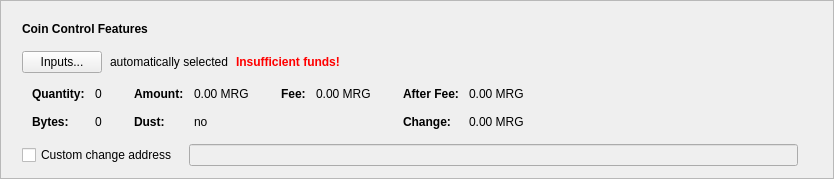
      <widget class="QFrame" name="frameCoinControl">
       <property name="sizePolicy">
        <sizepolicy hsizetype="Expanding" vsizetype="Fixed">
         <horstretch>0</horstretch>
         <verstretch>0</verstretch>
        </sizepolicy>
       </property>
       <property name="frameShape">
        <enum>QFrame::StyledPanel</enum>
       </property>
       <property name="frameShadow">
        <enum>QFrame::Raised</enum>
       </property>
       <layout class="QVBoxLayout" name="verticalLayout_2">
        <item>
         <layout class="QVBoxLayout" name="verticalLayoutCoinControl" stretch="0,0,0,0,0">
          <property name="spacing">
           <number>0</number>
          </property>
          <property name="sizeConstraint">
           <enum>QLayout::SetDefaultConstraint</enum>
          </property>
          <property name="leftMargin">
           <number>10</number>
          </property>
          <property name="topMargin">
           <number>10</number>
          </property>
          <item>
           <layout class="QHBoxLayout" name="horizontalLayoutCoinControl1">
            <property name="bottomMargin">
             <number>15</number>
            </property>
            <item>
             <widget class="QLabel" name="labelCoinControlFeatures">
              <property name="sizePolicy">
               <sizepolicy hsizetype="Preferred" vsizetype="Maximum">
                <horstretch>0</horstretch>
                <verstretch>0</verstretch>
               </sizepolicy>
              </property>
              <property name="font">
               <font>
                <weight>75</weight>
                <bold>true</bold>
               </font>
              </property>
              <property name="styleSheet">
               <string notr="true">font-weight:bold;</string>
              </property>
              <property name="text">
               <string>Coin Control Features</string>
              </property>
             </widget>
            </item>
           </layout>
          </item>
          <item>
           <layout class="QHBoxLayout" name="horizontalLayoutCoinControl2" stretch="0,0,0,0">
            <property name="spacing">
             <number>8</number>
            </property>
            <property name="bottomMargin">
             <number>10</number>
            </property>
            <item>
             <widget class="QPushButton" name="pushButtonCoinControl">
              <property name="styleSheet">
               <string notr="true"/>
              </property>
              <property name="text">
               <string>Inputs...</string>
              </property>
              <property name="autoDefault">
               <bool>false</bool>
              </property>
             </widget>
            </item>
            <item>
             <widget class="QLabel" name="labelCoinControlAutomaticallySelected">
              <property name="text">
               <string>automatically selected</string>
              </property>
              <property name="margin">
               <number>5</number>
              </property>
             </widget>
            </item>
            <item>
             <widget class="QLabel" name="labelCoinControlInsuffFunds">
              <property name="font">
               <font>
                <weight>75</weight>
                <bold>true</bold>
               </font>
              </property>
              <property name="styleSheet">
               <string notr="true">color:red;font-weight:bold;</string>
              </property>
              <property name="text">
               <string>Insufficient funds!</string>
              </property>
              <property name="margin">
               <number>5</number>
              </property>
             </widget>
            </item>
            <item>
             <spacer name="horizontalSpacerCoinControl">
              <property name="orientation">
               <enum>Qt::Horizontal</enum>
              </property>
              <property name="sizeHint" stdset="0">
               <size>
                <width>40</width>
                <height>1</height>
               </size>
              </property>
             </spacer>
            </item>
           </layout>
          </item>
          <item>
           <widget class="QWidget" name="widgetCoinControl" native="true">
            <property name="sizePolicy">
             <sizepolicy hsizetype="Preferred" vsizetype="Preferred">
              <horstretch>0</horstretch>
              <verstretch>0</verstretch>
             </sizepolicy>
            </property>
            <property name="minimumSize">
             <size>
              <width>0</width>
              <height>0</height>
             </size>
            </property>
            <property name="styleSheet">
             <string notr="true"/>
            </property>
            <layout class="QHBoxLayout" name="horizontalLayoutCoinControl5">
             <property name="leftMargin">
              <number>0</number>
             </property>
             <property name="topMargin">
              <number>0</number>
             </property>
             <property name="rightMargin">
              <number>0</number>
             </property>
             <property name="bottomMargin">
              <number>0</number>
             </property>
             <item>
              <layout class="QHBoxLayout" name="horizontalLayoutCoinControl3" stretch="0,0,0,1">
               <property name="spacing">
                <number>20</number>
               </property>
               <property name="topMargin">
                <number>0</number>
               </property>
               <property name="bottomMargin">
                <number>10</number>
               </property>
               <item>
                <layout class="QFormLayout" name="formLayoutCoinControl1">
                 <property name="horizontalSpacing">
                  <number>10</number>
                 </property>
                 <property name="verticalSpacing">
                  <number>14</number>
                 </property>
                 <property name="leftMargin">
                  <number>10</number>
                 </property>
                 <property name="topMargin">
                  <number>4</number>
                 </property>
                 <property name="rightMargin">
                  <number>6</number>
                 </property>
                 <item row="0" column="0">
                  <widget class="QLabel" name="labelCoinControlQuantityText">
                   <property name="font">
                    <font>
                     <weight>75</weight>
                     <bold>true</bold>
                    </font>
                   </property>
                   <property name="text">
                    <string>Quantity:</string>
                   </property>
                   <property name="margin">
                    <number>0</number>
                   </property>
                  </widget>
                 </item>
                 <item row="0" column="1">
                  <widget class="QLabel" name="labelCoinControlQuantity">
                   <property name="cursor">
                    <cursorShape>IBeamCursor</cursorShape>
                   </property>
                   <property name="contextMenuPolicy">
                    <enum>Qt::ActionsContextMenu</enum>
                   </property>
                   <property name="text">
                    <string notr="true">0</string>
                   </property>
                   <property name="margin">
                    <number>0</number>
                   </property>
                   <property name="textInteractionFlags">
                    <set>Qt::LinksAccessibleByMouse|Qt::TextSelectableByKeyboard|Qt::TextSelectableByMouse</set>
                   </property>
                  </widget>
                 </item>
                 <item row="1" column="0">
                  <widget class="QLabel" name="labelCoinControlBytesText">
                   <property name="font">
                    <font>
                     <weight>75</weight>
                     <bold>true</bold>
                    </font>
                   </property>
                   <property name="text">
                    <string>Bytes:</string>
                   </property>
                  </widget>
                 </item>
                 <item row="1" column="1">
                  <widget class="QLabel" name="labelCoinControlBytes">
                   <property name="cursor">
                    <cursorShape>IBeamCursor</cursorShape>
                   </property>
                   <property name="contextMenuPolicy">
                    <enum>Qt::ActionsContextMenu</enum>
                   </property>
                   <property name="text">
                    <string notr="true">0</string>
                   </property>
                   <property name="textInteractionFlags">
                    <set>Qt::LinksAccessibleByMouse|Qt::TextSelectableByKeyboard|Qt::TextSelectableByMouse</set>
                   </property>
                  </widget>
                 </item>
                </layout>
               </item>
               <item>
                <layout class="QFormLayout" name="formLayoutCoinControl2">
                 <property name="horizontalSpacing">
                  <number>10</number>
                 </property>
                 <property name="verticalSpacing">
                  <number>14</number>
                 </property>
                 <property name="leftMargin">
                  <number>6</number>
                 </property>
                 <property name="topMargin">
                  <number>4</number>
                 </property>
                 <property name="rightMargin">
                  <number>6</number>
                 </property>
                 <item row="0" column="0">
                  <widget class="QLabel" name="labelCoinControlAmountText">
                   <property name="font">
                    <font>
                     <weight>75</weight>
                     <bold>true</bold>
                    </font>
                   </property>
                   <property name="text">
                    <string>Amount:</string>
                   </property>
                   <property name="margin">
                    <number>0</number>
                   </property>
                  </widget>
                 </item>
                 <item row="0" column="1">
                  <widget class="QLabel" name="labelCoinControlAmount">
                   <property name="cursor">
                    <cursorShape>IBeamCursor</cursorShape>
                   </property>
                   <property name="contextMenuPolicy">
                    <enum>Qt::ActionsContextMenu</enum>
                   </property>
                   <property name="text">
                    <string notr="true">0.00 MRG</string>
                   </property>
                   <property name="textInteractionFlags">
                    <set>Qt::LinksAccessibleByMouse|Qt::TextSelectableByKeyboard|Qt::TextSelectableByMouse</set>
                   </property>
                  </widget>
                 </item>
                 <item row="1" column="0">
                  <widget class="QLabel" name="labelCoinControlLowOutputText">
                   <property name="font">
                    <font>
                     <weight>75</weight>
                     <bold>true</bold>
                    </font>
                   </property>
                   <property name="text">
                    <string>Dust:</string>
                   </property>
                  </widget>
                 </item>
                 <item row="1" column="1">
                  <widget class="QLabel" name="labelCoinControlLowOutput">
                   <property name="cursor">
                    <cursorShape>IBeamCursor</cursorShape>
                   </property>
                   <property name="contextMenuPolicy">
                    <enum>Qt::ActionsContextMenu</enum>
                   </property>
                   <property name="text">
                    <string notr="true">no</string>
                   </property>
                   <property name="textInteractionFlags">
                    <set>Qt::LinksAccessibleByMouse|Qt::TextSelectableByKeyboard|Qt::TextSelectableByMouse</set>
                   </property>
                  </widget>
                 </item>
                </layout>
               </item>
               <item>
                <layout class="QFormLayout" name="formLayoutCoinControl3">
                 <property name="horizontalSpacing">
                  <number>10</number>
                 </property>
                 <property name="verticalSpacing">
                  <number>14</number>
                 </property>
                 <property name="leftMargin">
                  <number>6</number>
                 </property>
                 <property name="topMargin">
                  <number>4</number>
                 </property>
                 <property name="rightMargin">
                  <number>6</number>
                 </property>
                 <item row="0" column="0">
                  <widget class="QLabel" name="labelCoinControlFeeText">
                   <property name="font">
                    <font>
                     <weight>75</weight>
                     <bold>true</bold>
                    </font>
                   </property>
                   <property name="text">
                    <string>Fee:</string>
                   </property>
                   <property name="margin">
                    <number>0</number>
                   </property>
                  </widget>
                 </item>
                 <item row="0" column="1">
                  <widget class="QLabel" name="labelCoinControlFee">
                   <property name="cursor">
                    <cursorShape>IBeamCursor</cursorShape>
                   </property>
                   <property name="contextMenuPolicy">
                    <enum>Qt::ActionsContextMenu</enum>
                   </property>
                   <property name="text">
                    <string notr="true">0.00 MRG</string>
                   </property>
                   <property name="textInteractionFlags">
                    <set>Qt::LinksAccessibleByMouse|Qt::TextSelectableByKeyboard|Qt::TextSelectableByMouse</set>
                   </property>
                  </widget>
                 </item>
                </layout>
               </item>
               <item>
                <layout class="QFormLayout" name="formLayoutCoinControl4">
                 <property name="horizontalSpacing">
                  <number>10</number>
                 </property>
                 <property name="verticalSpacing">
                  <number>14</number>
                 </property>
                 <property name="leftMargin">
                  <number>6</number>
                 </property>
                 <property name="topMargin">
                  <number>4</number>
                 </property>
                 <property name="rightMargin">
                  <number>6</number>
                 </property>
                 <item row="0" column="0">
                  <widget class="QLabel" name="labelCoinControlAfterFeeText">
                   <property name="font">
                    <font>
                     <weight>75</weight>
                     <bold>true</bold>
                    </font>
                   </property>
                   <property name="text">
                    <string>After Fee:</string>
                   </property>
                   <property name="margin">
                    <number>0</number>
                   </property>
                  </widget>
                 </item>
                 <item row="0" column="1">
                  <widget class="QLabel" name="labelCoinControlAfterFee">
                   <property name="cursor">
                    <cursorShape>IBeamCursor</cursorShape>
                   </property>
                   <property name="contextMenuPolicy">
                    <enum>Qt::ActionsContextMenu</enum>
                   </property>
                   <property name="text">
                    <string notr="true">0.00 MRG</string>
                   </property>
                   <property name="textInteractionFlags">
                    <set>Qt::LinksAccessibleByMouse|Qt::TextSelectableByKeyboard|Qt::TextSelectableByMouse</set>
                   </property>
                  </widget>
                 </item>
                 <item row="1" column="0">
                  <widget class="QLabel" name="labelCoinControlChangeText">
                   <property name="font">
                    <font>
                     <weight>75</weight>
                     <bold>true</bold>
                    </font>
                   </property>
                   <property name="text">
                    <string>Change:</string>
                   </property>
                  </widget>
                 </item>
                 <item row="1" column="1">
                  <widget class="QLabel" name="labelCoinControlChange">
                   <property name="cursor">
                    <cursorShape>IBeamCursor</cursorShape>
                   </property>
                   <property name="contextMenuPolicy">
                    <enum>Qt::ActionsContextMenu</enum>
                   </property>
                   <property name="text">
                    <string notr="true">0.00 MRG</string>
                   </property>
                   <property name="textInteractionFlags">
                    <set>Qt::LinksAccessibleByMouse|Qt::TextSelectableByKeyboard|Qt::TextSelectableByMouse</set>
                   </property>
                  </widget>
                 </item>
                </layout>
               </item>
              </layout>
             </item>
            </layout>
           </widget>
          </item>
          <item>
           <layout class="QHBoxLayout" name="horizontalLayoutCoinControl4" stretch="0,0,0">
            <property name="spacing">
             <number>12</number>
            </property>
            <property name="sizeConstraint">
             <enum>QLayout::SetDefaultConstraint</enum>
            </property>
            <property name="topMargin">
             <number>5</number>
            </property>
            <property name="rightMargin">
             <number>5</number>
            </property>
            <item>
             <widget class="QCheckBox" name="checkBoxCoinControlChange">
              <property name="toolTip">
               <string>If this is activated, but the change address is empty or invalid, change will be sent to a newly generated address.</string>
              </property>
              <property name="text">
               <string>Custom change address</string>
              </property>
             </widget>
            </item>
            <item>
             <widget class="QValidatedLineEdit" name="lineEditCoinControlChange">
              <property name="enabled">
               <bool>false</bool>
              </property>
              <property name="sizePolicy">
               <sizepolicy hsizetype="Expanding" vsizetype="Fixed">
                <horstretch>0</horstretch>
                <verstretch>0</verstretch>
               </sizepolicy>
              </property>
             </widget>
            </item>
            <item>
             <widget class="QLabel" name="labelCoinControlChangeLabel">
              <property name="sizePolicy">
               <sizepolicy hsizetype="Preferred" vsizetype="Expanding">
                <horstretch>0</horstretch>
                <verstretch>0</verstretch>
               </sizepolicy>
              </property>
              <property name="minimumSize">
               <size>
                <width>0</width>
                <height>0</height>
               </size>
              </property>
              <property name="text">
               <string/>
              </property>
              <property name="margin">
               <number>3</number>
              </property>
             </widget>
            </item>
           </layout>
          </item>
          <item>
           <spacer name="verticalSpacerCoinControl">
            <property name="orientation">
             <enum>Qt::Vertical</enum>
            </property>
            <property name="sizeType">
             <enum>QSizePolicy::Expanding</enum>
            </property>
            <property name="sizeHint" stdset="0">
             <size>
              <width>800</width>
              <height>1</height>
             </size>
            </property>
           </spacer>
          </item>
         </layout>
        </item>
       </layout>
      </widget>
